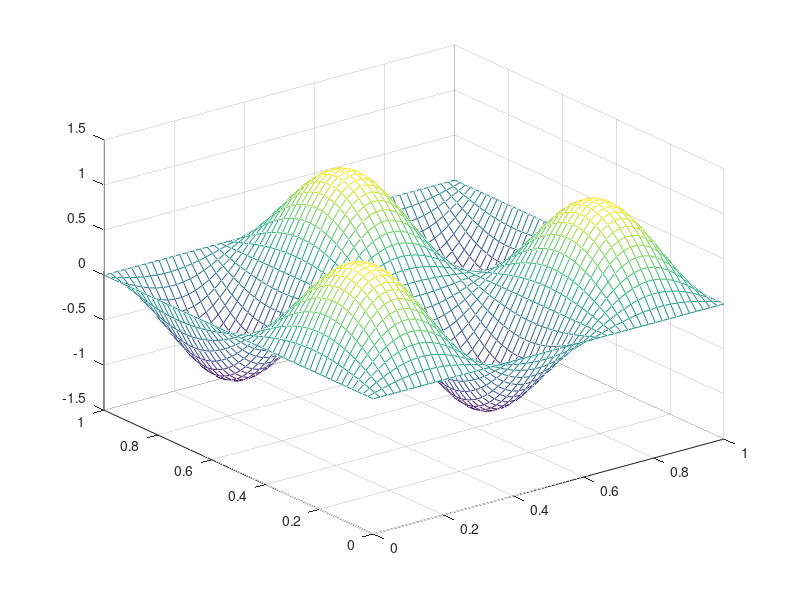

Source code (MATLAB):
close all

% Set number of iterations to be performed
nk = 300

% Set parameters alpha and beta
alpha = 2;
beta  = 3;

% Set the number of meshpoints so the interior has N x N such points
N = 50;

% Compute the distance between mesh points, in each direction
h = 1/(N+1);

% We will have arrays that capture the boundary as well as the interior
% meshpoints.  As a result, we need those arrays to be of size (N+2) x
% (N+2) so that those indexed 2:N+1, 2:N+1 represent the interior.  

% Compute the x-values at each point i,j, including the boundary
x = h * [ 0:N+1 ];   % Notice this creates a row vector

% Compute the y-values at each point i,j, including the boundary
y = h * [ 0:N+1 ];   % Notice this creates a row vector

% Create an array that captures the load at each point i,j
for i=1:N+2
    for j=1:N+2
        F( i,j ) = ...
            ( alpha^2 + beta^2 ) * pi^2 * sin( alpha * pi * x( i ) ) * sin( beta * pi * y( j ) );
    end
end

% Set the initial values at the mesh points
U = zeros( N+2, N+2 );

% Perform nk iterations
for k = 1:nk
    k           % print current iteration index
    Uold = U;   % we want to use the old values
    
    % update all the interior points
    for i=2:N+1
        for j=2:N+1
            U( i,j ) = ( Uold( i, j-1 ) + Uold( i-1, j ) + Uold( i+1, j ) + Uold( i, j+1 ) + h^2 * F( i, j ) ) / 4;
        end
    end 
    mesh( x, y, U );
    axis( [ 0 1 0 1 -1.5 1.5 ]);
    
    % wait to continue to the next iteration
    next = input( 'press RETURN to continue' );
end



